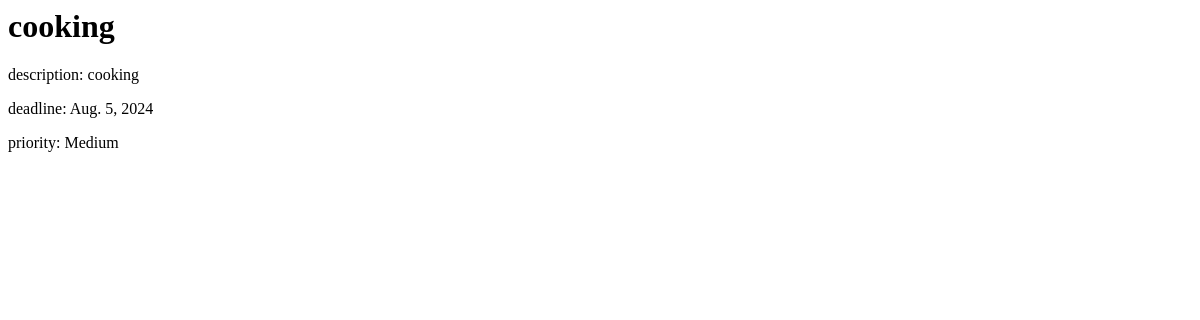
Before: /task/get/2/ with the older database file.
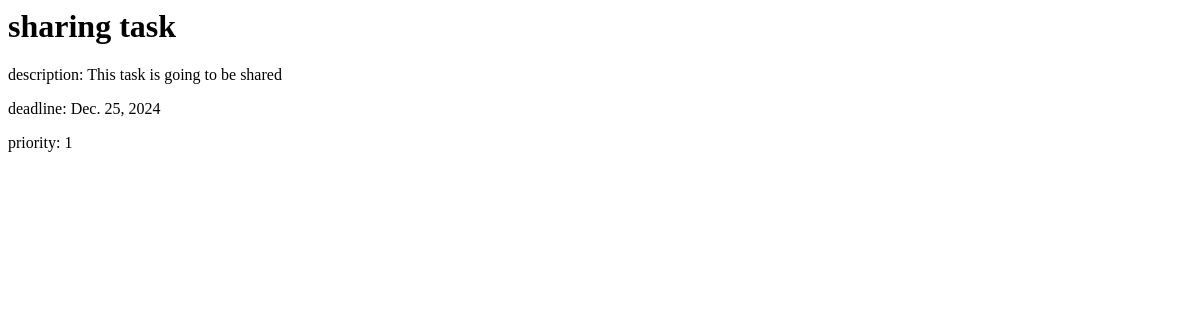
After: the same page with the newer database file.
### my_app/models/task.py (models this page shows)
class Task(models.Model):
    PRIORITY_CHOICES = (('1', 'High'), ('2', 'Medium'), ('3', 'Low'))
    task_id = models.AutoField(primary_key=True)
    title = models.CharField(max_length=100)
    description = models.CharField(max_length=1000)
    deadline = models.DateField()
    priority = models.CharField(max_length=6, choices=PRIORITY_CHOICES, )
    to_do_lists = models.ManyToManyField(to='my_app.ToDoList', related_name='tasks')
    users_shared_with = models.ManyToManyField(to='my_app.MyUser', related_name='tasks_shared_with_user')
    owner = models.ForeignKey(to='my_app.MyUser', on_delete=models.SET_NULL, null=True)

### my_app/views/get_task_view.py (the view)
# urls.py: path("task/get/<int:task_id>/", get_task),
def get_task(request, task_id):
    task = Task.objects.get(pk=task_id)
    return render(request, "get_task_template.html", {'task': task})

### my_app/templates/get_task_template.html (shortened to what this page needs)
{% block content %}
    <h1>{{ task.title }}</h1>
    <form method="post">
        <p>
            description: {{ task.description }}
        </p>
        <p>
            deadline: {{ task.deadline }}
        </p>
        <p>
            priority: {{ task.priority }}
        </p>
    </form>
{% endblock %}

Changed rows visible on the page:
changed Task: title "cooking" → "sharing task"; description "cooking" → "This task is going to be shared"; deadline "Aug. 5, 2024" → "Dec. 25, 2024"; priority "Medium" → "1"
